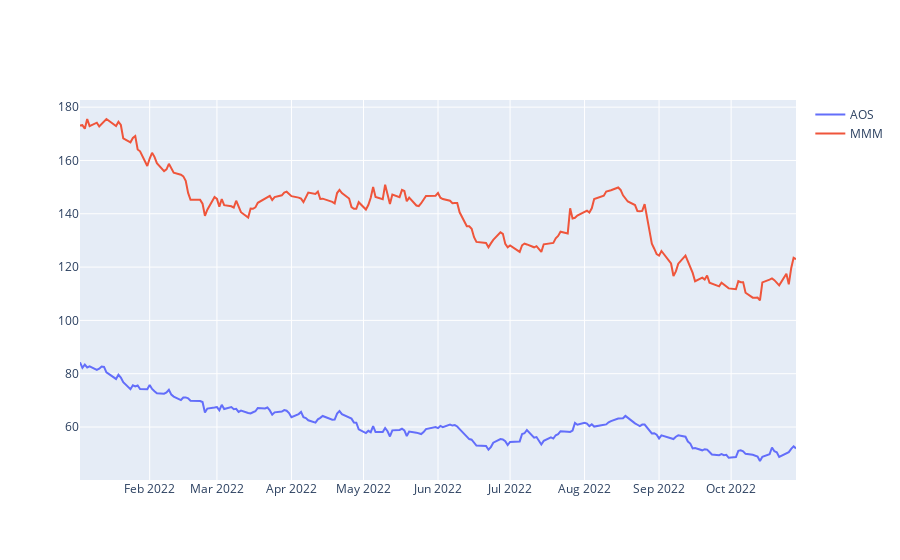

Write notebook code for a chart like this one.
### Code cell
fig = go.Figure()

fig.add_trace(go.Scatter(
    name="AOS",
    mode='lines',
    x=test['AOS'].index ,
    y=test['AOS']["Open"]
))

fig.add_trace(go.Scatter(
    name="MMM",
    mode='lines',
    x=test['MMM'].index ,
    y=test['MMM']["Open"]
))

fig.show()

### Figure 1 — Plotly figure (JSON) as saved in the notebook; plotly's stock layout.template omitted (floating-point values rounded to 4 significant figures; data arrays with more than 128 entries replaced by an {"elided": "..."} marker saying what was removed)
{"data": [{"mode": "lines", "name": "AOS", "type": "scatter", "x": {"elided": "208 str values"}, "y": {"elided": "208 float values"}}, {"mode": "lines", "name": "MMM", "type": "scatter", "x": {"elided": "208 str values"}, "y": {"elided": "208 float values"}}], "layout": {}}
